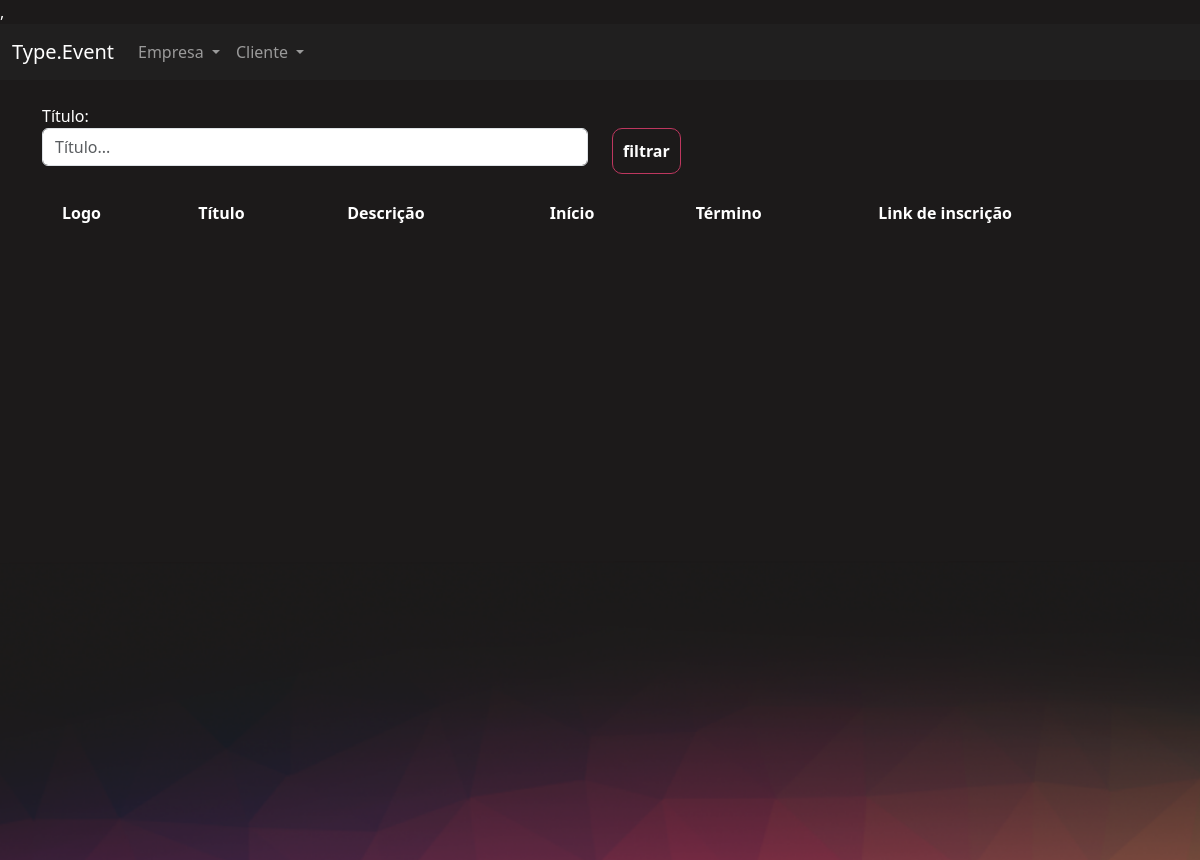
/eventos/gerenciar_evento/ (signed in), run on an earlier commit of the app's database.
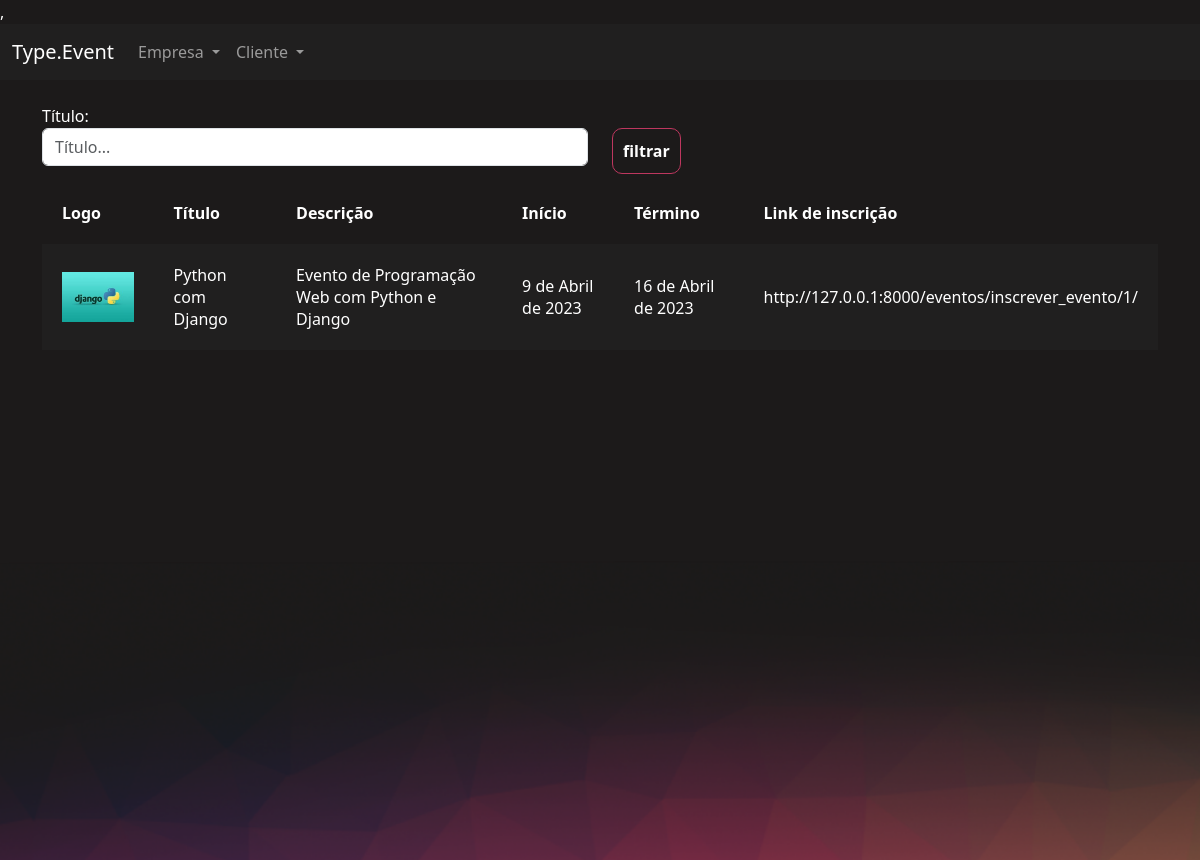
And on a later commit of the database.
### eventos/models.py (models this page shows, shortened)
class Evento(models.Model):
    criador = models.ForeignKey(User,on_delete=models.DO_NOTHING, null=True, blank=True)
    nome = models.CharField(max_length=200)
    descricao = models.TextField()
    data_inicio = models.DateField()
    data_termino = models.DateField()
    carga_horaria = models.IntegerField()
    logo = models.ImageField(upload_to="logos")
    cor_principal = models.CharField(max_length=7)
    cor_secundaria = models.CharField(max_length=7)
    cor_fundo = models.CharField(max_length=7)
    participantes = models.ManyToManyField(User, related_name="evento_participante", null=True, blank=True)

### eventos/views.py (the view)
# urls.py: path('gerenciar_evento/', views.gerenciar_evento, name="gerenciar_evento"),
@login_required
def gerenciar_evento(request):
    if request.method == "GET":
        nome = request.GET.get('nome')
        eventos = Evento.objects.filter(criador=request.user)
        if nome:
            eventos = Evento.objects.filter(nome__contains=nome)
        return render(request, 'gerenciar_evento.html', {'eventos': eventos})

### eventos/templates/gerenciar_evento.html (shortened to what this page needs)
,{% extends "bases/base_eventos.html" %}
{% load static %}
{% block 'importacoes' %}
    <link href="{% static 'eventos/css/gerenciar_evento.css' %}" rel="stylesheet">
{% endblock %}
{% block 'conteudo' %}
    <div class="container">
        <br>
        <div class="row">
            <div class="col-md">
                <form action="{% url 'gerenciar_evento' %}" method="GET">
                <label>Título:</label>
                <input type="text" placeholder="Título..." class="form-control" name="nome">
            </div>
            <div class="col-md">
                <br>
                <input type="submit" class="btn-principal" value="filtrar">
            </div>
        </div>
        <table>
            <tr>
                <th>Logo</th>
                <th>Título</th>
                <th>Descrição</th>
                <th>Início</th>
                <th>Término</th>
                <th>Link de inscrição</th>
            </tr>
            {% for evento in eventos %}
                <tr class="{% cycle 'linha' 'linha2' %}">
                    <td width="10%"><a href="{% url 'participantes_evento' evento.id %}"><img width="100%" src="/media/{{evento.logo}}"></a></td>
                    <td>{{evento.nome}}</td>
                    <td>{{evento.descricao}}</td>
                    <td>{{evento.data_inicio}}</td>
                    <td>{{evento.data_termino}}</td>
                    <td>http://127.0.0.1:8000/eventos/inscrever_evento/{{evento.id}}/</td>
                </tr>
            {% endfor %}
        </table>
    </div>
{% endblock %}

### templates/bases/base_eventos.html (shortened to what this page needs)
{% extends 'bases/base.html' %}
{% load static %}
{% block 'head' %}
    {% block 'importacoes' %}{% endblock %}
    <link href="{% static 'eventos/css/eventos.css' %}" rel="stylesheet">
    <link href="{% static 'usuarios/css/usuarios.css' %}" rel="stylesheet">
{% endblock %}
{% block 'body' %}
    <nav class="navbar navbar-expand-lg bg-body-tertiary navbar-color" data-bs-theme="dark">
        <div class="container-fluid">
            <a class="navbar-brand" href="#">Type.Event</a>
            <div class="collapse navbar-collapse" id="navbarNavDropdown">
            <ul class="navbar-nav">
                <li class="nav-item dropdown">
                    <a class="nav-link dropdown-toggle" href="#" role="button" data-bs-toggle="dropdown" aria-expanded="false">
                        Empresa
                    </a>
                </li>
                <li class="nav-item dropdown">
                    <a class="nav-link dropdown-toggle" href="#" role="button" data-bs-toggle="dropdown" aria-expanded="false">
                        Cliente
                    </a>
                </li>
            </ul>
            </div>
        </div>
    </nav>
    <div style="min-height: 60vh">
        {% block 'conteudo' %}
        {% endblock %}
    </div>
    <div class="fundo-pagina">
    </div>
{% endblock %}

### templates/bases/base.html (shortened to what this page needs)
{% load static %}
<!doctype html>
<html lang="en">
  <head>
    <link href="{% static 'geral/css/base.css' %}" rel="stylesheet">
    <link href="https://cdn.jsdelivr.net/npm/bootstrap@5.3.0-alpha1/dist/css/bootstrap.min.css" rel="stylesheet">
    {% block 'head' %}{% endblock %}
  </head>
  <body>
    {% block 'body' %}{% endblock %}
  </body>
</html>

### templates/static/geral/css/base.css (style rules this page uses)
body { color: white !important; }
:root { --main-color: #201F1F; --dark-color: #1C1A1A; --contrast-color: #BE375F; --differential-color: #ED8554; }

### templates/static/eventos/css/gerenciar_evento.css (style rules this page uses)
table { width: 100%; padding: 20px; }
.linha { height: 40px; background-color: var(--main-color); padding: 20px; }
td, th { padding: 20px; }

### templates/static/eventos/css/eventos.css (style rules this page uses)
.navbar-color { background-color: #201F1F !important; }
body { background-color: #1C1A1A; }
.fundo-pagina { background-image: url('/static/eventos/img/fundo_pagina.png'); height: 300px; background-size: cover; }

### templates/static/usuarios/css/usuarios.css (style rules this page uses)
.btn-principal { background-color: transparent; border: 1px solid var(--contrast-color); color: white; padding: 10px; border-radius: 10px; font-weight: bold; }

What changed in the data, as far as the page shows it:
now on this page (row edited): Evento: logo (picture), nome "Python com Django", descricao "Evento de Programação Web com Python e Django", data_inicio "9 de Abril de 2023", data_termino "16 de Abril de 2023", id "1"
